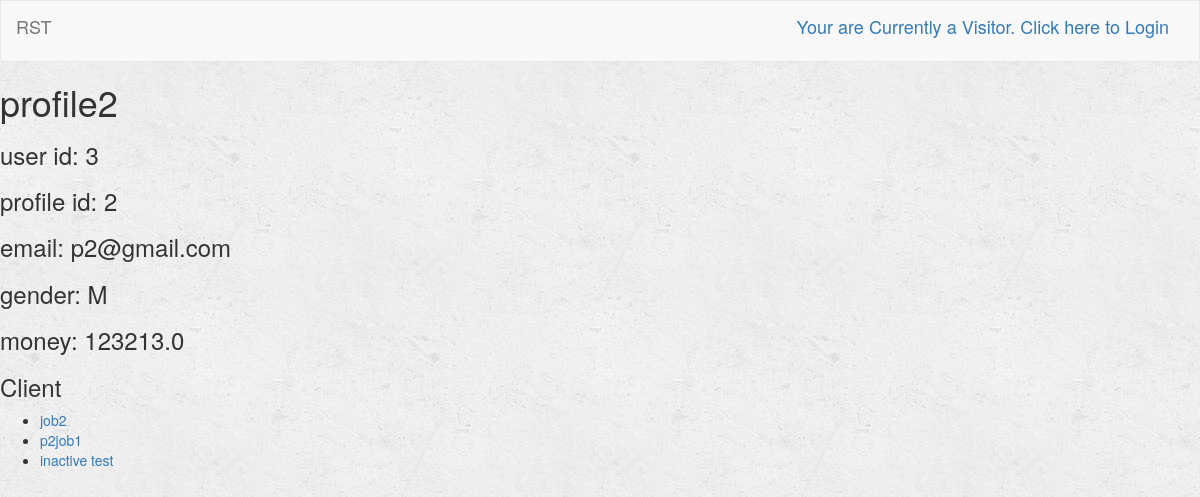
The page /turk/profile/3/ on the database as committed earlier.
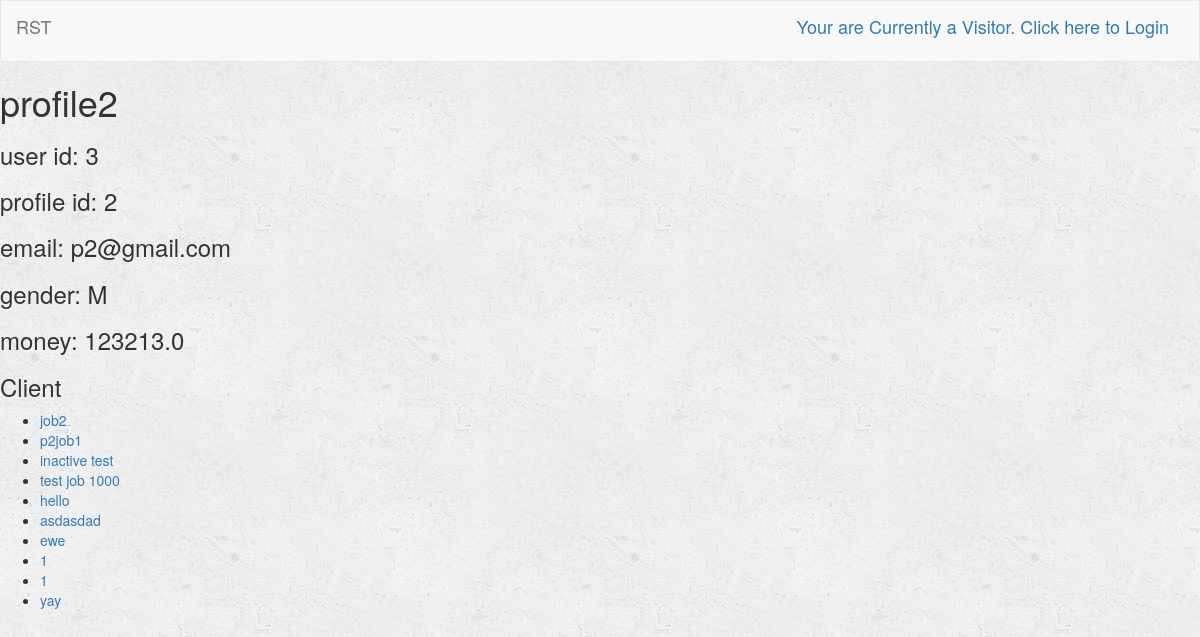
The same page on the database as committed later.
### turk/models.py (models this page shows, shortened)
class Job(models.Model):
    user = models.ForeignKey(User, default=1)
    job_title = models.CharField(max_length=250)
    job_description = models.TextField()
    is_complete = models.BooleanField(default=False)
    is_open = models.BooleanField(default=True) # Job is still open for bid
    lowest_bid = models.FloatField(default=-1)
    published = models.DateTimeField(default=timezone.now)

### turk/views.py (the view)
# urls.py: url(r'^profile/(?P<user_id>[0-9]+)/$', views.detail, name='detail'),
def detail(request, user_id):
    user = get_object_or_404(User, pk=user_id)
    return render(request, 'turk/detail.html',  {'user': user})

### turk/templates/turk/detail.html (shortened to what this page needs)
{% extends 'turk/base.html' %}
{% block body %}
    {% if user.profile.name %}
        <h1>{{ user.profile.name}}</h1>
    {% else %}
        <h1> {{user.first_name}} </h1>
    {% endif %}
    <h3>user id: {{user.id}}</h3>
    <h3>profile id: {{user.profile.id}}</h3>
    <h3>email: {{ user.profile.email }}</h3>
    <h3>gender: {{ user.profile.gender }}</h3>
    <h3>money: {{ user.profile.money }}</h3>
    {% if user.profile.isClient == True%}
        <h3>Client</h3>
    {% else %}
        <h3>Developer</h3>
    {% endif %}
    <ul>
        {% for job in user.job_set.all %}
            <li><a href = "{% url 'turk:job_description' job.user.id job.id %}">{{ job.job_title }}</a></li>
        {% endfor %}
    </ul>
{% endblock %}

Rows that differ between the two databases and show on the page:
added Job: job_title "test job 1000"
added Job: job_title "hello"
added Job: job_title "asdasdad"
added Job: job_title "ewe"
added Job: job_title "1"
added Job: job_title "1"
added Job: job_title "yay"
